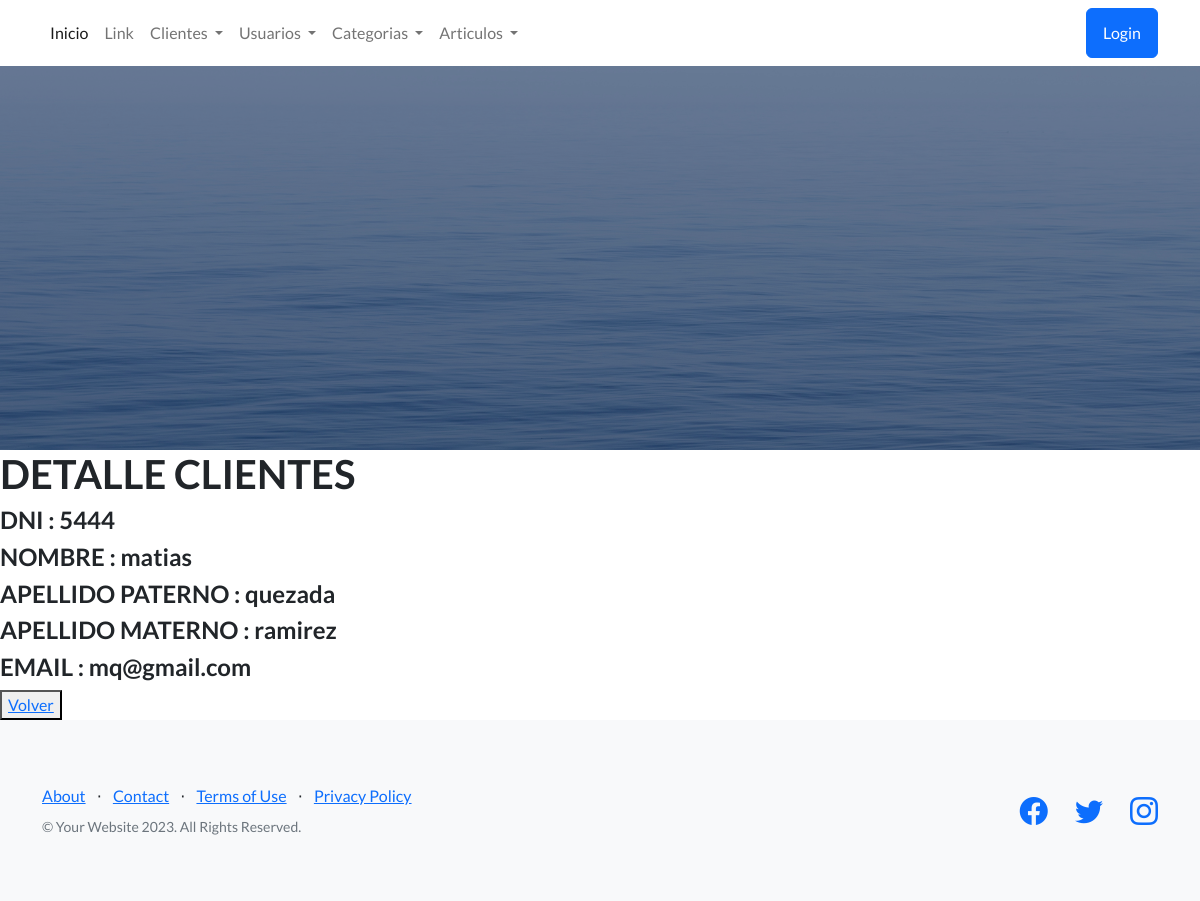
Page /app-coder/DetalleClientes/7/ on the committed database.
### AppCoder/models.py (models this page shows, shortened)
class Clientes(models.Model):
    dni = models.CharField(max_length=9,null=False,blank=False)
    nombre = models.CharField(max_length=40,null=False,blank=False)
    apellidoPaterno = models.CharField(max_length=40)
    apellidoMaterno = models.CharField(max_length=40)
    email = models.EmailField()
    user = models.OneToOneField(User, on_delete=models.CASCADE)

### AppCoder/views.py (the view)
# urls.py: path('DetalleClientes/<pk>/', ClienteDetail.as_view(), name="DetalleClientes"),
class ClienteDetail(DetailView):
    model = Clientes
    template_name = "cliente_detail.html"
    context_object_name = "cliente"

### AppCoder/templates/cliente_detail.html
{% extends 'inicio.html' %}
{% block contenidoQuecambia %}
    <h1>DETALLE CLIENTES</h1>
    <h4>DNI              : {{cliente.dni}}</h4>
    <h4>NOMBRE           : {{cliente.nombre}}</h4>
    <h4>APELLIDO PATERNO : {{cliente.apellidoPaterno}}</h4>
    <h4>APELLIDO MATERNO : {{cliente.apellidoMaterno}}</h4>
    <h4>EMAIL            : {{cliente.email}}</h4>
    <button>
        <a href="{% url 'ListarClientes' %}" > Volver </a>
    </button>
{% endblock contenidoQuecambia %}

### rows in the picture
Clientes: dni "5444", nombre "matias", apellidoPaterno "quezada", apellidoMaterno "ramirez", email "mq@gmail.com"
